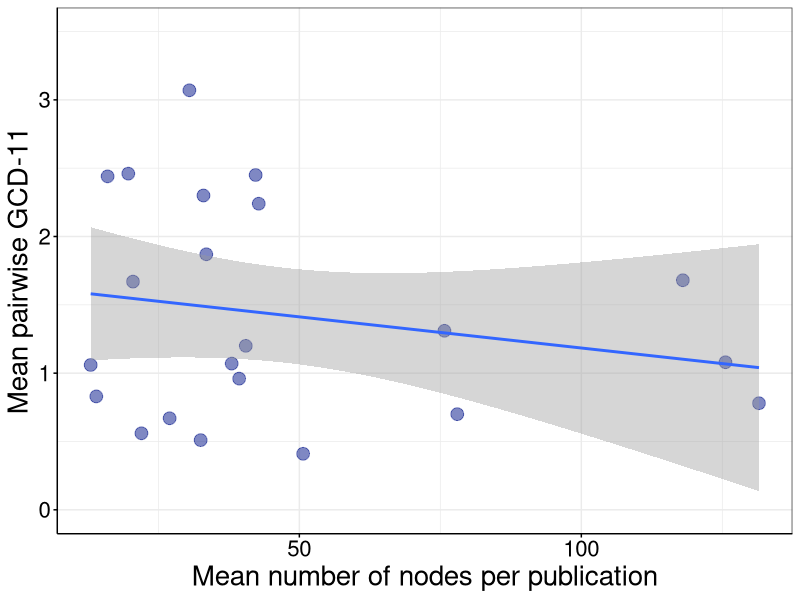
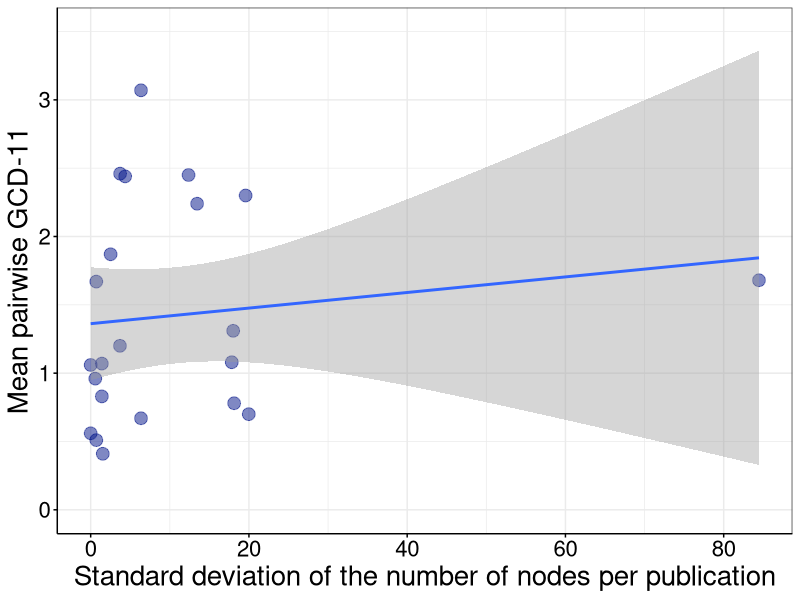

Write the R code that produced these figures, in order.
########################################################
##
##
##
##  For recreating figure S9 of Brimacombe et al. (2024):
##  On the nature of structure in collections  
##  of freely available food webs
##
##
##
########################################################

#clearing environment
rm(list = ls())

#loading necessary packages
library(ggplot2)
library(igraph)
library(dplyr)
library(Hmisc)

#set working directory
setwd(".")

#reading in GCD-11 matrix
ecological <- as.matrix(read.csv("gcd11.csv",row.names = 1))

#the associated metadata of all food webs
metadata <- as.matrix(read.csv("metaData.csv"))
metadata <- as.data.frame(metadata)
metadata$author <- as.factor(metadata$author)
metadata$number_of_nodes <- as.numeric(metadata$number_of_nodes)
metadata$year_published <- as.numeric(metadata$year_published)
metadata$decade_published <- as.factor(metadata$decade_published)
metadata$Ecopath <- as.factor(metadata$Ecopath)
metadata$Specialized_aquatic_type <- as.factor(metadata$Specialized_aquatic_type)

########################################################

#storage for mean pairwise GCD-11 between food webs sourced
#from the same publication grouping
each_average_distance <- matrix(,nrow=(length(levels(metadata$author))),ncol=3)
colnames(each_average_distance) <- c("network_number","mean_distance","number_of_networks")

#the different publication groupings
for (i in 1:nrow(each_average_distance)) {
  
  each_average_distance[i,1] <- levels(metadata$author)[i]
  
}

#looping through the pairwise GCD-11 matrix to find 
#food webs associated with specific publication groupings
for (i in 1:nrow(each_average_distance)) {
  
  #list of rows and columns to delete which are not of the 
  #publication grouping of interest right now
  rows_columns_delete <- c()
  
  for (j in 1:ncol(ecological)) {
    
    network_name <- row.names(ecological)[j]
    
    found = FALSE
    rowNumber = 1
    
    #looping to find what number the food web is
    while (found != TRUE) {
      
      rowOfInterest <- as.data.frame(metadata[rowNumber,])
      
      #if the row name in the matrix is the food web we are looking for
      if (as.character(rowOfInterest$name) == network_name) {
        
        #if the row is not a publication's food web we want, we will need 
        #to delete it (here, we just keep the location of this food web
        #in the pairwise GCD-11 matrix)
        if (rowOfInterest$author != each_average_distance[i,1]) {
          
          rows_columns_delete <- c(rows_columns_delete,j)
          
        }
        
        found = TRUE
        
      #otherwise we have not found the food web in the metadata list
      } else {
        
        rowNumber = rowNumber + 1
        
      }
      
    }
    
  }
  
  #deleting food webs that are not sourced from the publication grouping of interest
  #(pairwise GCD-11 matrix is symmetric so we can delete the same rows and columns)
  ecological_intermediate <- ecological[-rows_columns_delete,-rows_columns_delete]
  
  #mean pairwise GCD-11 between a specific publication's food webs
  each_average_distance[i,2] <- round(mean(ecological_intermediate[lower.tri(ecological_intermediate)]),2)
  
  #number of food webs that are of the specific publication
  each_average_distance[i,3] <- ncol(ecological_intermediate)
  
}

each_average_distance <- as.data.frame(each_average_distance)
each_average_distance$mean_distance <- as.numeric(each_average_distance$mean_distance)
each_average_distance$number_of_networks <- as.numeric(each_average_distance$number_of_networks)

#storage for the mean number of nodes in networks from the same publication
#and the standard deviation in the number of nodes from the same publication
storage_for_mean_and_sd_network_size <- matrix(,nrow(each_average_distance),3)
colnames(storage_for_mean_and_sd_network_size) <- c("network_number","mean_number_of_nodes","sd_number_of_nodes")

#obtaining the mean number of nodes in networks from the same publication
#and the standard deviation in the number of nodes from the same publication
for (i in 1:nrow(each_average_distance)) {
  
  storage_for_mean_and_sd_network_size[i,1] <- levels(metadata$author)[i]
  intermediate <- metadata[metadata$author==levels(metadata$author)[i],]
  storage_for_mean_and_sd_network_size[i,2] <- round(mean(intermediate$number_of_nodes),2)
  storage_for_mean_and_sd_network_size[i,3] <- round(sd(intermediate$number_of_nodes),2)
  
}

#merging information about the mean pairwise GCD-11 between networks from the same publication
#and their respective mean number of nodes and standard deviation in the number of nodes
for_regression <- merge(each_average_distance,storage_for_mean_and_sd_network_size,by="network_number")
for_regression <- for_regression[!(for_regression$network_number=="One_network_per_publication"),]
for_regression$mean_distance <- as.numeric(for_regression$mean_distance)
for_regression$mean_number_of_nodes <- as.numeric(for_regression$mean_number_of_nodes)
for_regression$sd_number_of_nodes <- as.numeric(for_regression$sd_number_of_nodes)
for_regression <- droplevels(for_regression)

#
# Figure S9
# 

summary(lm(for_regression$mean_distance~for_regression$mean_number_of_nodes))

ggplot(data=for_regression,aes(x=mean_number_of_nodes,y=mean_distance)) +
  geom_point(alpha = 0.5, color=c("#011288"), size=4) +
  coord_cartesian(ylim = c(0, 3.5)) +
  theme_bw() +
  xlab("Mean number of nodes per publication") +
  ylab("Mean pairwise GCD-11") +
  theme(axis.line = element_line(colour = "black"),
        axis.title.x = element_text(size=20, colour ="black"),
        axis.title.y = element_text(size=20, colour ="black"),
        text = element_text(size = 20,color="black"),
        axis.text.x = element_text(color="black"),
        axis.ticks = element_line(color = "black"),
        axis.text.y = element_text(color="black")) +
  geom_smooth(method='lm', formula= y~x)

summary(lm(for_regression$mean_distance~for_regression$sd_number_of_nodes))

ggplot(data=for_regression,aes(x=sd_number_of_nodes,y=mean_distance)) +
  geom_point(alpha = 0.5, color=c("#011288"), size=4) +
  coord_cartesian(ylim = c(0, 3.5)) +
  theme_bw() +
  xlab("Standard deviation of the number of nodes per publication") +
  ylab("Mean pairwise GCD-11") +
  theme(axis.line = element_line(colour = "black"),
        axis.title.x = element_text(size=20, colour ="black"),
        axis.title.y = element_text(size=20, colour ="black"),
        text = element_text(size = 20,color="black"),
        axis.text.x = element_text(color="black"),
        axis.ticks = element_line(color = "black"),
        axis.text.y = element_text(color="black")) +
  geom_smooth(method='lm', formula= y~x)
